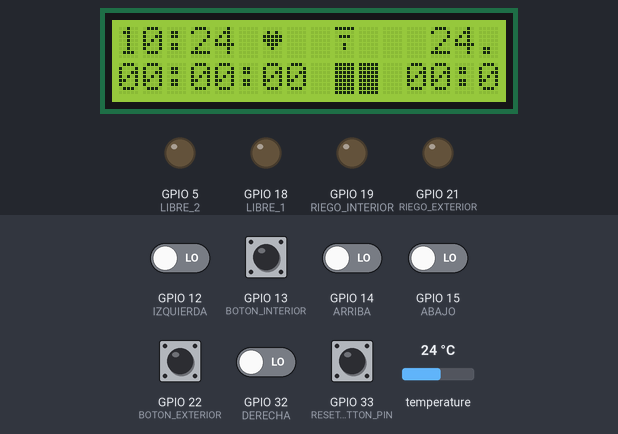
A sketch run on a simulated ESP32. Parts: 16×2 character LCD, output pins drawn as LEDs (lit = HIGH). The inputs (shaded band) are chosen by the test bench; at power-on: GPIO 33 (RESET_BUTTON_PIN) HIGH, GPIO 12 (IZQUIERDA), GPIO 13 (BOTON_INTERIOR), GPIO 14 (ARRIBA), GPIO 15 (ABAJO), GPIO 22 (BOTON_EXTERIOR), GPIO 32 (DERECHA) LOW, temperature 24 °C. WiFi joins after 1.5 s; servers stay silent unless stated; the local clock reads 2024-03-15 10:24:30 at power-on unless the sketch sets it; what the sketch prints to the serial monitor is not drawn.

Above: at 4.9 s.
5.0 s: temperature set to 10.4 °C
At 6.1 s:
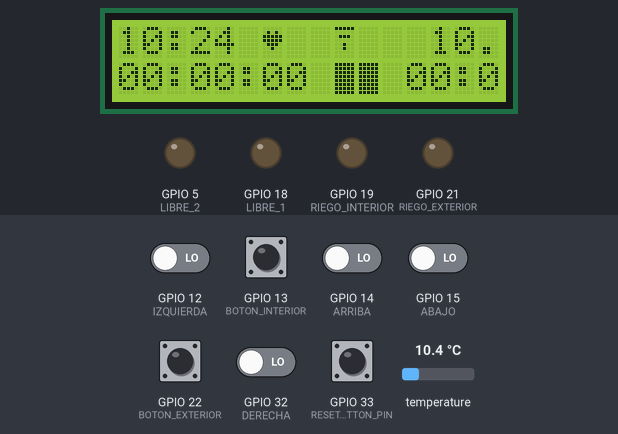
7.2 s: temperature set to 9.1 °C
At 8.8 s:
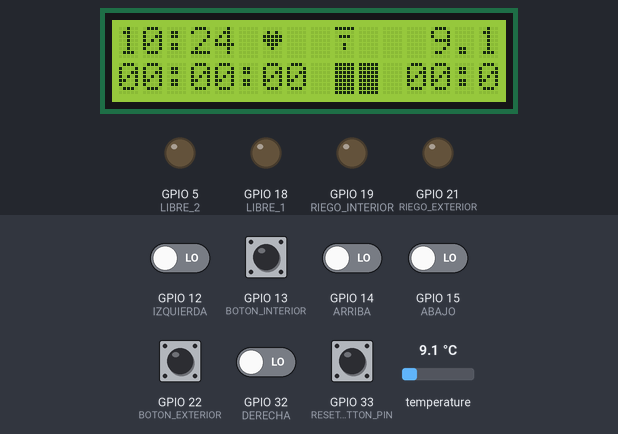
9.2 s: GPIO 13 (BOTON_INTERIOR) pulled HIGH for 0.15 s
At 10.6 s:
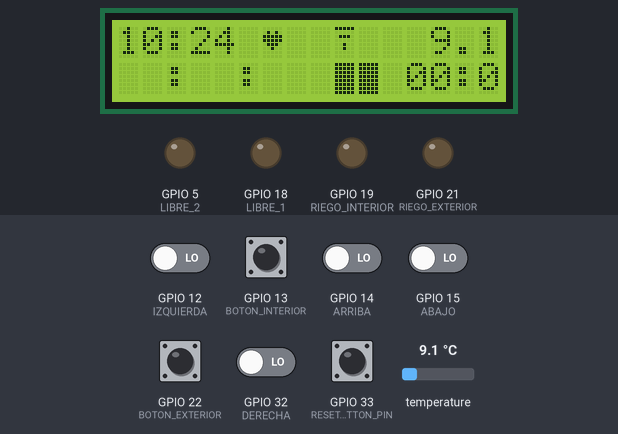
11.7 s: GPIO 13 (BOTON_INTERIOR) pulled HIGH for 1 s
At 13.5 s:
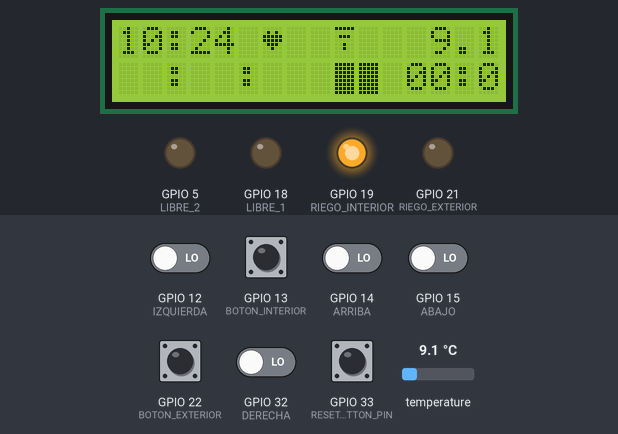
16.7 s: GPIO 22 (BOTON_EXTERIOR) pulled HIGH for 0.15 s
At 18.1 s:
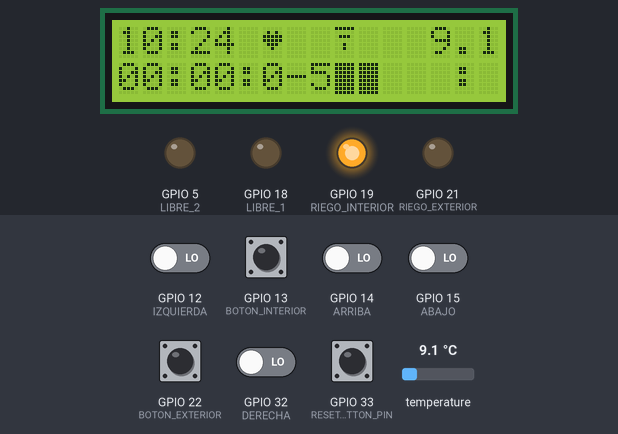
19.2 s: temperature set to 12 °C
At 22.97 s:
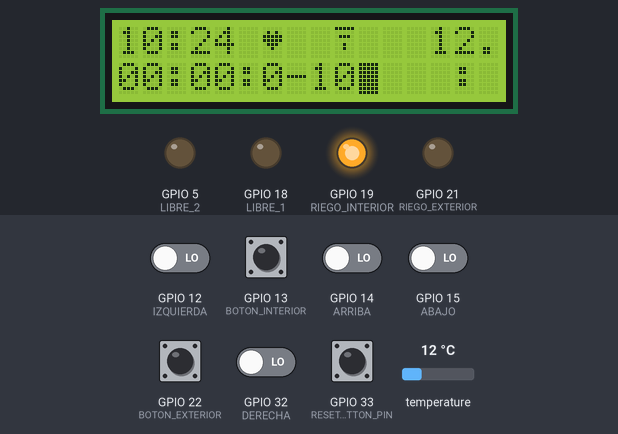
Timing chart, 0 to 23.2 s (numbered marks = the images above; inputs shaded):
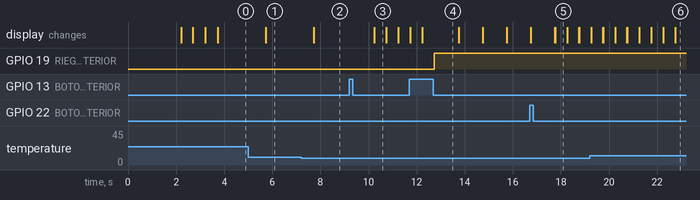

Measured:
- the behaviour switches between 10 and 9.9 °C on temperature (found by bisection; images 1 and 2)
- after the input at 5.0 s, the display: changes after 0.73 s (image 1)
- after the input at 7.2 s, the display: changes after 0.53 s (image 2)
- after the input at 9.2 s, the display: changes after 1.0 s (image 3)
- after the input at 11.7 s, GPIO 19 (RIEGO_INTERIOR): LOW → HIGH after 1.0 s
- after the input at 19.2 s, the display: first differs from a run without the input after 0.55 s (image 6 shows a later state)
- what the display in image 3 shows lasts 0.5 s, from 10.2 s to 10.7 s

The sketch:

MENU_LCD.ino
```cpp
#include "Pantalla.h"
#include "time.h"
#include <Bounce2.h>
#include <Adafruit_Sensor.h>
#include <Adafruit_BMP280.h>
#include <WiFi.h>

// INTERVALO DE LECTURA CADA 1 SEGUNDO
#define INTERVALODELECTURA 1000
#define BMP280_ADDR 0x76 // DIRECCIÓN DEL SENSOR BMP280

Pantalla pantallaLCD(LCD_ADDR, SDA, SCL);
Adafruit_BMP280 bmp;

// VARIABLES DE ENTRADA
#define RESET_BUTTON_PIN 33 // PIN PARA EL BOTÓN DE RESET
#define ARRIBA 14           // PIN PARA EL BOTÓN DE ARRIBA
#define ABAJO 15            // PIN PARA EL BOTÓN DE ABAJO
#define IZQUIERDA 12        // PIN PARA EL BOTÓN DE IZQUIERDA
#define DERECHA 32          // PIN PARA EL BOTÓN DE DERECHA
#define BOTON_EXTERIOR 22   // PIN PARA EL BOTÓN DE RIEGO EXTERIOR
#define BOTON_INTERIOR 13   // PIN PARA EL BOTÓN DE RIEGO INTERIOR

// VARIABLES DE SALIDA
#define RIEGO_EXTERIOR 21 // PIN PARA EL RIEGO EXTERIOR
#define RIEGO_INTERIOR 19 // PIN PARA EL RIEGO INTERIOR
#define LIBRE_1 18        // PIN PARA UNA SALIDA LIBRE
#define LIBRE_2 5         // PIN PARA UNA SALIDA LIBRE

// WIFI
const char *ssid = "Tarta-D";
const char *password = "OliviaPampo2024...";

// CREAR OBJETOS DE LA CLASE BOUNCE PARA CADA BOTÓN
Bounce btnOk = Bounce();
Bounce btnArriba = Bounce();
Bounce btnAbajo = Bounce();
Bounce btnIzquierda = Bounce();
Bounce btnDerecha = Bounce();
Bounce btnExterior = Bounce();
Bounce btnInterior = Bounce();

// ESTADOS DEL RIEGO
enum RiegoState
{
  INACTIVO,
  ESPERA,
  ACTIVO,
  PAUSA,
  APAGADO
};

// ESTABLECER EL ESTADO INICIAL DE CADA RIEGO
RiegoState estadoRiegoExterior = INACTIVO;
int tiempoSeleccionadoRiegoExterior = 0;
int tiempoRestanteRiegoExterior = 0;
bool contadorExterior = 0;
RiegoState estadoRiegoInterior = INACTIVO;
int tiempoSeleccionadoRiegoInterior = 0;
int tiempoRestanteRiegoInterior = 0;
bool contadorInterior = 0;
RiegoState estadoRiegoLibre1 = INACTIVO;
RiegoState estadoRiegoLibre2 = INACTIVO;

bool conectandoWiFi = false;

void setup()
{
  Serial.begin(115200);

  // Inicializar la pantalla
  pantallaLCD.inicializar();

  // SENSOR BMP280
  if (!bmp.begin(BMP280_ADDR))
  {
    Serial.println("No se ha detectado el sensor BMP280");
  }

  // CONFIGURACIÓN DE LOS BOTONES DE ENTRADA
  btnOk.attach(RESET_BUTTON_PIN, INPUT_PULLUP);       // RESET COMO PULLUP
  btnArriba.attach(ARRIBA, INPUT_PULLDOWN);           // ARRIBA COMO PULLDOWN
  btnAbajo.attach(ABAJO, INPUT_PULLDOWN);             // ABAJO COMO PULLDOWN
  btnIzquierda.attach(IZQUIERDA, INPUT_PULLDOWN);     // IZQUIERDA COMO PULLDOWN
  btnDerecha.attach(DERECHA, INPUT_PULLDOWN);         // DERECHA COMO PULLDOWN
  btnExterior.attach(BOTON_EXTERIOR, INPUT_PULLDOWN); // RIEGO EXTERIOR COMO PULLDOWN
  btnInterior.attach(BOTON_INTERIOR, INPUT_PULLDOWN); // RIEGO INTERIOR COMO PULLDOWN

  // ESTABLECER EL TIEMPO DE REBOTE DE CADA BOTÓN
  btnOk.interval(20);
  btnArriba.interval(10);
  btnAbajo.interval(20);
  btnIzquierda.interval(20);
  btnDerecha.interval(20);
  btnExterior.interval(20);
  btnInterior.interval(20);

  // CONFIGURACIÓN DE LOS PINES DE SALIDA
  pinMode(RIEGO_EXTERIOR, OUTPUT);
  pinMode(RIEGO_INTERIOR, OUTPUT);
  pinMode(LIBRE_1, OUTPUT);
  pinMode(LIBRE_2, OUTPUT);
  // APAGAR TODAS LAS SALIDAS
  digitalWrite(RIEGO_EXTERIOR, LOW);
  digitalWrite(RIEGO_INTERIOR, LOW);
  digitalWrite(LIBRE_1, LOW);
  digitalWrite(LIBRE_2, LOW);

  configTime(3600, 0, "pool.ntp.org"); // CONFIGURAR LA HORA CON UN SERVIDOR NTP
  pantallaLCD.panelRiego();
  pantallaLCD.MostrarContadorExterior(tiempoSeleccionadoRiegoExterior);
  pantallaLCD.MostrarContadorInterior(tiempoSeleccionadoRiegoInterior);
  // SE INICIALIZA LA CONEXIÓN WIFI
  WiFi.begin(ssid, password);
  while (WiFi.status() != WL_CONNECTED) {
   pantallaLCD.intermitenteWifi();
  }
  pantallaLCD.imprimirWifi();


}

void loop()
{
  //   if (!WiFi.isConnected() && !conectandoWiFi) {
  //   conectarWiFi(); // Intenta conectar al WiFi
  // }
  unsigned long tiempoActual = millis();
  static unsigned long ultimoTiempo = 0;
  // Realizar la lectura solo si ha pasado el intervalo de tiempo
  if (tiempoActual - ultimoTiempo >= INTERVALODELECTURA)
  {
    ultimoTiempo = tiempoActual; // Actualizar el tiempo de la última lectura
    // Obtiene la hora actual del RTC
    time_t now = time(nullptr);
    struct tm timeinfo;
    localtime_r(&now, &timeinfo);
    // Formatea la hora para mostrarla en la pantalla LCD
    char timeStr[20];
    strftime(timeStr, sizeof(timeStr), "%H:%M", &timeinfo);
    float temperatura = bmp.readTemperature();
    pantallaLCD.imprimirHoraTemp(timeStr, temperatura);
    // Actualizar el tiempo restante de riego
    if (estadoRiegoExterior == ACTIVO)
    {
      tiempoRestanteRiegoExterior -= 1000;
      pantallaLCD.MostrarContadorExterior(tiempoRestanteRiegoExterior);
      if (tiempoRestanteRiegoExterior == 0)
      {
        estadoRiegoExterior = INACTIVO;
        digitalWrite(RIEGO_EXTERIOR, LOW);
        pantallaLCD.MostrarContadorExterior(tiempoSeleccionadoRiegoExterior);
      }
    }
    if (estadoRiegoInterior == ACTIVO)
    {
      tiempoRestanteRiegoInterior -= 1000;
      pantallaLCD.MostrarContadorInterior(tiempoRestanteRiegoInterior);
      if (tiempoRestanteRiegoInterior == 0)
      {
        estadoRiegoInterior = INACTIVO;
        digitalWrite(RIEGO_INTERIOR, LOW);
        pantallaLCD.MostrarContadorInterior(tiempoSeleccionadoRiegoInterior);
      }
    }
    pantallaLCD.imprimirCorazon();
  }
  static bool state = false; // Declaración estática de state
  static unsigned long repeticion500 = 0;

  // Realizar la lectura solo si ha pasado el intervalo de tiempo
  if (tiempoActual - repeticion500 >= 500)
  {
    repeticion500 = tiempoActual; // Actualizar el tiempo de la última lectura

    if (contadorExterior == 1)
    {
      if (state == false)
      {
        pantallaLCD.MostrarContadorExterior(tiempoSeleccionadoRiegoExterior);
        state = true;
      }
      else
      {
        pantallaLCD.LimpiarContadorExterior();
        state = false;
      }
      Serial.println("Contador exterior");
    }

    if (contadorInterior == 1)
    {
      if (state == false)
      {
        pantallaLCD.MostrarContadorInterior(tiempoSeleccionadoRiegoInterior);
        state = true;
      }
      else
      {
        pantallaLCD.LimpiarContadorInterior();
        state = false;
      }
      Serial.println("Contador interior");
    }
  }

  // ACTUALIZAR EL ESTADO DE CADA BOTÓN
  btnOk.update();
  btnArriba.update();
  btnAbajo.update();
  btnIzquierda.update();
  btnDerecha.update();
  btnExterior.update();
  btnInterior.update();

  if (btnOk.rose())
  {
    if (contadorInterior == 1)
    {
      contadorInterior = 0;
    }
    else if (contadorExterior == 1)
    {
      contadorExterior = 0;
    }
  }

  if (btnArriba.fell())
  {
    // Botón ARRIBA presionado
    if (contadorInterior == 1)
    {
      tiempoSeleccionadoRiegoInterior += 60000;
    }
    else if (contadorExterior == 1)
    {
      tiempoSeleccionadoRiegoExterior += 60000;
    }
  }

  if (btnAbajo.fell())
  {
    // Botón ABAJO presionado
    if (contadorInterior == 1)
    {
      tiempoSeleccionadoRiegoInterior -= 60000;
    }
    else if (contadorExterior == 1)
    {
      tiempoSeleccionadoRiegoExterior -= 60000;
    }
  }

  if (btnIzquierda.fell())
  {
    // Botón IZQUIERDA presionado
    Serial.println("Botón IZQUIERDA presionado");
  }

  if (btnDerecha.fell())
  {
    // Botón DERECHA presionado
    Serial.println("Botón DERECHA presionado");
  }
  // RIEGO EXTERIOR
  if (btnExterior.fell())
  {
    // Serial.println("Botón de riego exterior presionado");
    switch (estadoRiegoExterior)
    {
    case INACTIVO:
      setTempExt();
      break;
    case ESPERA:
      contadorExterior = 0;
      tiempoRestanteRiegoExterior = tiempoSeleccionadoRiegoExterior;
      iniciarRiegoExt();
      break;
    case ACTIVO:
      pausarRiegoExt();
      break;
    case PAUSA:
      continuarRiegoExt();
      break;
    case APAGADO:
      estadoRiegoExterior = INACTIVO;
      break;
    }
  }
  else if (btnExterior.read() == HIGH && btnExterior.currentDuration() == 3000)
  {
    apagarRiegoExt();
  }

  // RIEGO INTERIOR
  if (btnInterior.fell())
  {
    // Serial.println("Botón de riego interior presionado");
    switch (estadoRiegoInterior)
    {
    case INACTIVO:
      setTempInt();
      break;
    case ESPERA:
      contadorInterior = 0;
      tiempoRestanteRiegoInterior = tiempoSeleccionadoRiegoInterior;
      iniciarRiegoInt();
      break;
    case ACTIVO:
      pausarRiegoInt();
      break;
    case PAUSA:
      continuarRiegoInt();
      break;
    case APAGADO:
      estadoRiegoInterior = INACTIVO;
      break;
    }
  }
  else if (btnInterior.read() == HIGH && btnInterior.currentDuration() == 3000)
  {
    apagarRiegoInt();
  }
}

void setTempExt()
{
  if (estadoRiegoExterior == INACTIVO)
  {
    contadorExterior = 1;
    estadoRiegoExterior = ESPERA;
  }
}

void iniciarRiegoExt()
{
  digitalWrite(RIEGO_EXTERIOR, HIGH);
  estadoRiegoExterior = ACTIVO;
}

void pausarRiegoExt()
{
  digitalWrite(RIEGO_EXTERIOR, LOW);
  estadoRiegoExterior = PAUSA;
}

void continuarRiegoExt()
{
  digitalWrite(RIEGO_EXTERIOR, HIGH);
  estadoRiegoExterior = ACTIVO;
}

void apagarRiegoExt()
{
  digitalWrite(RIEGO_EXTERIOR, LOW);
  estadoRiegoExterior = APAGADO;
  pantallaLCD.MostrarContadorExterior(tiempoSeleccionadoRiegoExterior);
}

void setTempInt()
{
  if (estadoRiegoInterior == INACTIVO)
  {
    contadorInterior = 1;
    estadoRiegoInterior = ESPERA;
  }
}

void iniciarRiegoInt()
{
  digitalWrite(RIEGO_INTERIOR, HIGH);
  estadoRiegoInterior = ACTIVO;
}

void pausarRiegoInt()
{
  digitalWrite(RIEGO_INTERIOR, LOW);
  estadoRiegoInterior = PAUSA;
}

void continuarRiegoInt()
{
  digitalWrite(RIEGO_INTERIOR, HIGH);
  estadoRiegoInterior = ACTIVO;
}

void apagarRiegoInt()
{
  digitalWrite(RIEGO_INTERIOR, LOW);
  estadoRiegoInterior = APAGADO;
  pantallaLCD.MostrarContadorInterior(tiempoSeleccionadoRiegoInterior);
}

// Función para conectar al WiFi
void conectarWiFi() {
  Serial.println("Conectando al WiFi...");
  conectandoWiFi = true; // Establecer la variable de estado a true para indicar que se está intentando conectar

  // Inicializar la conexión WiFi
  WiFi.begin(ssid, password);

  int intentos = 0;
  // Verificar el estado de la conexión WiFi hasta que se establezca la conexión o se agoten los intentos
  if (WiFi.status() != WL_CONNECTED && intentos < 20) {
    // Mostrar el icono de WiFi intermitente mientras se intenta conectar
    pantallaLCD.intermitenteWifi();

    delay(500);
    Serial.print(".");
    intentos++;
  }

  // Verificar si se pudo conectar al WiFi
  if (WiFi.status() == WL_CONNECTED) {
    Serial.println("");
    Serial.println("Conexión WiFi establecida");
    Serial.print("Dirección IP: ");
    Serial.println(WiFi.localIP());
    conectandoWiFi = false; // Establecer la variable de estado a false para indicar que se ha establecido la conexión
    pantallaLCD.imprimirWifi();
  } else {
    Serial.println("");
    Serial.println("Error al conectar al WiFi.");
    pantallaLCD.limpiarWifi();
  }
}
```

Source omitted: Pantalla.h (8323 bytes)
